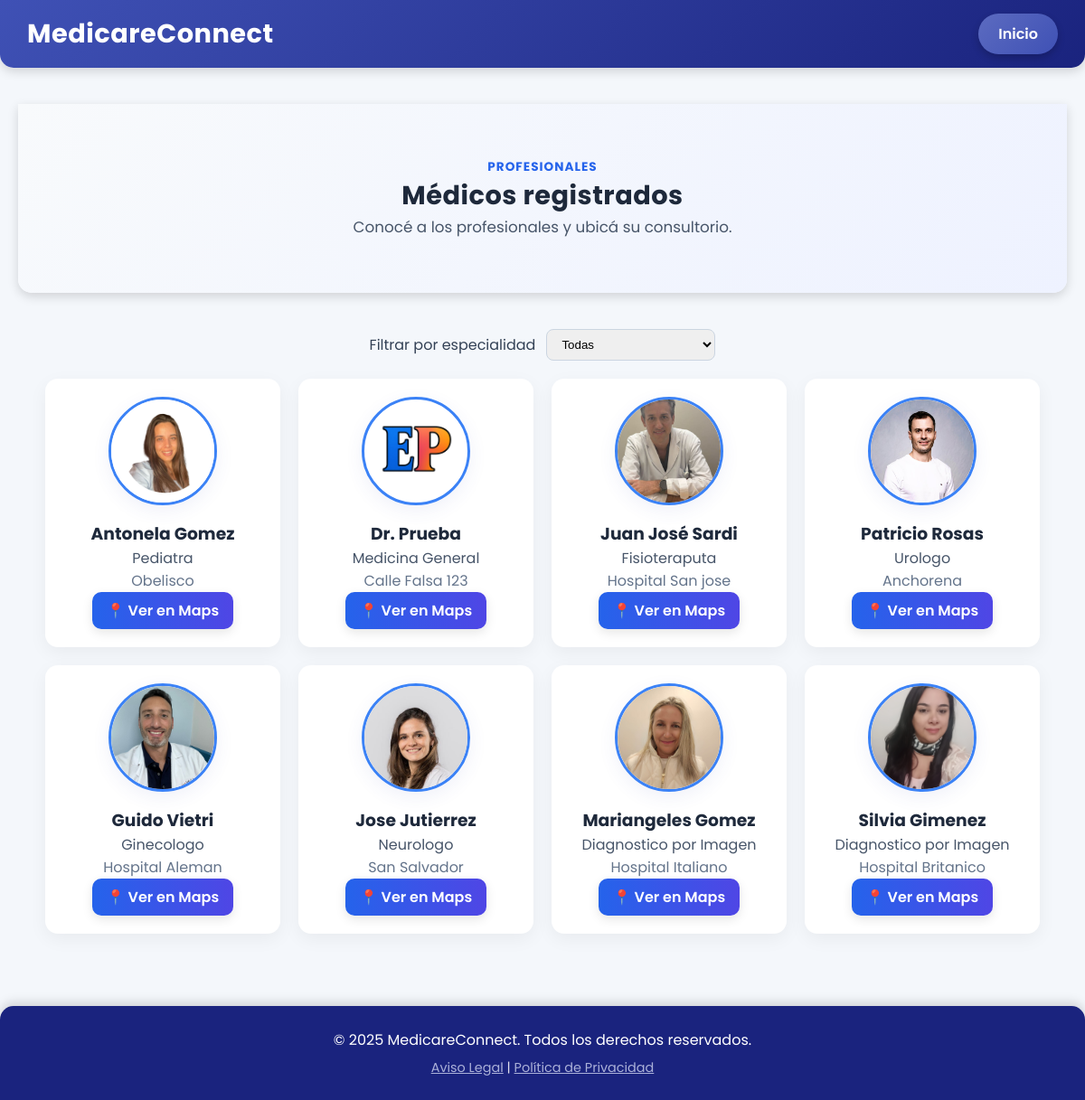
The app's page /medicos.php with its own data.
### tables this page shows
CREATE TABLE `doctors` (
  `id` int(11) NOT NULL,
  `user_id` int(11) DEFAULT NULL,
  `specialization` varchar(100) DEFAULT NULL,
  `office_address` varchar(255) DEFAULT NULL,
  `working_days` varchar(100) DEFAULT NULL,
  `working_hours` varchar(100) DEFAULT NULL,
  `consultation_fee` decimal(10,2) DEFAULT NULL,
  `profile_pic` varchar(255) DEFAULT NULL
);

CREATE TABLE `users` (
  `id` int(11) NOT NULL,
  `fullName` varchar(100) DEFAULT NULL,
  `email` varchar(100) DEFAULT NULL,
  `profile_pic` varchar(255) DEFAULT NULL,
  `password` varchar(255) DEFAULT NULL,
  `role` enum('admin','doctor','patient') DEFAULT 'patient',
  `avatar` varchar(255) DEFAULT NULL,
  `created_at` timestamp NOT NULL DEFAULT current_timestamp()
);

### medicos.php (the view, shortened to what this page needs)
<?php include("includes/header.php"); ?>
<link rel="stylesheet" href="assets/css/sections.css">
<header class="section-hero" style="background: linear-gradient(135deg,#f8fafc,#eef2ff);">
    <div class="section-wrap text-center">
        <div class="kicker" style="color:#2563eb;">Profesionales</div>
        <h1 style="color:#1e293b;">Médicos registrados</h1>
        <p class="lead" style="color:#475569;">Conocé a los profesionales y ubicá su consultorio.</p>
    </div>
</header>
<main class="main-content">
    <div class="section-wrap">
        <div style="display:flex; justify-content:center; gap:12px; margin-bottom:16px;">
        <label for="filterSpec" style="align-self:center; color:#334155;">Filtrar por especialidad</label>
        <select id="filterSpec" style="padding:8px 12px; border-radius:8px; border:1px solid #cbd5e1;">
            <option value="">Todas</option>
        </select>
        </div>
        <div class="doctors-grid" id="doctorsGrid">
        <?php
        include('includes/db.php');
        $stmt = $pdo->query("SELECT d.id, u.fullName, d.office_address, d.specialization, d.profile_pic FROM doctors d JOIN users u ON d.user_id = u.id ORDER BY d.id DESC");
        $doctors = $stmt->fetchAll();
        if(count($doctors) === 0){
            echo '<div class="card">No hay médicos registrados aún.</div>';
        } else {
            foreach($doctors as $d){
            $photo = !empty($d['profile_pic']) ? 'uploads/'.$d['profile_pic'] : 'assets/images/default.png';
            $addr = htmlspecialchars($d['office_address'] ?: 'Dirección no disponible');
            $maps = 'https://www.google.com/maps/search/?api=1&query='.urlencode($addr);
            echo '<div class="doctor-card reveal card">
                    <img src="'.$photo.'" class="doctor-img">
                    <h3 style="color:#1e293b;">'.htmlspecialchars($d['fullName']).'</h3>
                    <p style="color:#475569;">'.htmlspecialchars($d['specialization']).'</p>
                    <p style="color:#64748b;">'.$addr.'</p>
                    <a href="'.$maps.'" target="_blank" class="btn btn-primary">📍 Ver en Maps</a>
                    </div>';
            }
        }
        ?>
        </div>
    </div>
</main>
<?php include("includes/footer.php"); ?>

### includes/header.php (shortened to what this page needs)
<!DOCTYPE html>
<html lang="es">
<head>
    <link rel="stylesheet" href="/Medicareconnect/assets/css/style.css">
</head>
<body>
<header>
    <h1>MedicareConnect</h1>
    <nav>
        <?php if (isset($_SESSION['user'])): ?>
            <a href="/Medicareconnect/logout.php">Cerrar sesión</a>
        <?php else: ?>
            <a href="/Medicareconnect/index.php">Inicio</a>
        <?php endif; ?>
    </nav>
</header>
<main>

### includes/footer.php
</main>
<footer style="
    background: #1a237e;
    color: white;
    text-align: center;
    padding: 25px 10px;
    border-radius: 15px 15px 0 0;
    box-shadow: 0 -4px 12px rgba(0,0,0,0.15);
">
    <p style="margin: 0;">&copy; <?php echo date('Y'); ?> MedicareConnect. Todos los derechos reservados.</p>
    <p style="font-size: 0.9rem; opacity: 0.85; margin-top: 8px;">
        <a href="/Medicareconnect/legal.php" style="color: #c5cae9; text-decoration: underline;">Aviso Legal</a> |
        <a href="/Medicareconnect/privacy.php" style="color: #c5cae9; text-decoration: underline;">Política de Privacidad</a>
    </p>
</footer>
</body>
</html>

### assets/css/style.css (style rules this page uses)
* { margin: 0; padding: 0; box-sizing: border-box; }
body { font-family: 'Poppins', sans-serif; background: linear-gradient(180deg, #f2f9ff, #e8f0ff); color: #333; display: flex; flex-direction: column; min-height: 100vh; }
.main-content { padding: 40px 20px; flex: 1; }
.btn { display: inline-block; padding: 12px 24px; background: #3f51b5; color: white; border-radius: 30px; text-decoration: none; font-weight: 600; transition: background 0.3s ease; box-shadow: 0 4px 12px rgba(0,0,0,0.1); }
.doctor-card { background: white; padding: 20px; text-align: center; border-radius: 12px; box-shadow: 0 8px 20px rgba(0,0,0,0.08); transition: 0.3s ease all; }
.doctor-img { width: 100px; height: 100px; border-radius: 50%; object-fit: cover; margin-bottom: 10px; border: 3px solid #3f51b5; }

### assets/css/sections.css (style rules this page uses)
:root { --accent:#3f51b5; --accent-dark:#1a237e; --muted:#6b7280; --glass: rgba(255,255,255,0.08); --glass-2: rgba(255,255,255,0.12); --card-bg: #ffffff; }
.section-hero { padding: 60px 20px; text-align: center; color: var(--accent-dark); position: relative; overflow: hidden; }
.section-wrap { position: relative; z-index: 1; max-width:1100px; margin: 0 auto; }
.reveal { opacity: 0; transform: translateY(18px); transition: all .6s cubic-bezier(.2,.9,.3,1); }
.reveal.visible { opacity: 1; transform: translateY(0); }
.card { background: linear-gradient(180deg, rgba(255,255,255,0.95), rgba(255,255,255,0.88)); border-radius: 14px; box-shadow: 0 18px 40px rgba(20,30,60,0.08); padding: 22px; overflow: hidden; }
.doctors-grid { display:grid; grid-template-columns: repeat(auto-fit,minmax(220px,1fr)); gap:20px; margin-top:20px; }
.doctor-card { text-align:center; padding:18px; border-radius:14px; background: linear-gradient(180deg,#ffffff,#fbfcff); box-shadow: 0 10px 30px rgba(20,30,60,0.06); transition: transform .28s ease, box-shadow .28s ease; position:relative; }
.doctor-img { width:96px; height:96px; border-radius:50%; object-fit:cover; border:4px solid rgba(63,81,181,0.12); box-shadow: 0 6px 20px rgba(63,81,181,0.08); }
.kicker { color:var(--accent); font-weight:700; text-transform:uppercase; letter-spacing:1px; font-size:.85rem; }
.lead { color:#374151; font-size:1.05rem; max-width:900px; margin:auto; }

### includes/header.php (style rules this page uses)
body { margin: 0; font-family: 'Poppins', sans-serif; background: #f4f7fb; color: #333; }
header { display: flex; justify-content: space-between; align-items: center; padding: 15px 30px; background: linear-gradient(135deg, #3f51b5, #1a237e); color: white; box-shadow: 0 4px 12px rgba(0,0,0,0.15); border-radius: 0 0 15px 15px; flex-wrap: wrap; }
header h1 { margin: 0; font-size: 1.8rem; font-weight: 700; letter-spacing: 0.5px; }
nav { display: flex; gap: 15px; flex-wrap: wrap; align-items: center; }
nav a { padding: 10px 22px; background: linear-gradient(135deg, #5c6bc0, #3f51b5); color: white; text-decoration: none; font-weight: 600; border-radius: 25px; box-shadow: 0 4px 8px rgba(0,0,0,0.2); transition: all 0.3s ease; text-align: center; }
main { padding: 40px 20px; min-height: 80vh; }

### medicos.php (style rules this page uses)
.doctors-grid { display:grid; grid-template-columns:repeat(auto-fit,minmax(250px,1fr)); gap:20px; margin-top:20px; }
.doctor-card img.doctor-img { border-radius:50%; border:3px solid #3b82f6; width:120px; height:120px; object-fit:cover; margin-bottom:10px; }
.card { background:#fff; border-radius:14px; text-align:center; box-shadow:0 6px 20px rgba(0,0,0,0.05); padding:20px; transition:.3s; }
.btn-primary { background:linear-gradient(90deg,#2563eb,#4f46e5); color:white; border:none; padding:8px 16px; border-radius:10px; text-decoration:none; font-weight:600; }
.reveal { opacity:0; transform:translateY(30px); transition:all .6s ease; }
.reveal.visible { opacity:1; transform:translateY(0); }

### records on screen
doctors: profile_pic (picture), user.fullName "Antonela Gomez", specialization "Pediatra", office_address "Obelisco"
doctors: profile_pic (picture), user.fullName "Dr. Prueba", specialization "Medicina General", office_address "Calle Falsa 123"
doctors: profile_pic (picture), user.fullName "Juan José Sardi", specialization "Fisioteraputa", office_address "Hospital San jose"
doctors: profile_pic (picture), user.fullName "Patricio Rosas", specialization "Urologo", office_address "Anchorena"
doctors: profile_pic (picture), user.fullName "Guido Vietri", specialization "Ginecologo", office_address "Hospital Aleman"
doctors: profile_pic (picture), user.fullName "Jose Jutierrez", specialization "Neurologo", office_address "San Salvador"
doctors: profile_pic (picture), user.fullName "Mariangeles Gomez", specialization "Diagnostico por Imagen", office_address "Hospital Italiano"
doctors: profile_pic (picture), user.fullName "Silvia Gimenez", specialization "Diagnostico por Imagen", office_address "Hospital Britanico"
